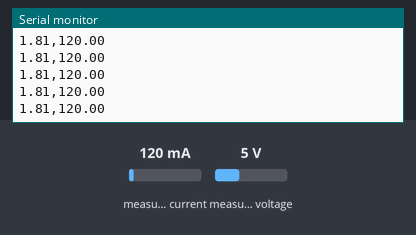
This sketch was run on a simulated Arduino Uno, built with avr-gcc and run on an emulated ATmega328P. Shown: the last lines printed to the serial monitor. The test bench sets the inputs (shaded band); at power-on: measured current 120 mA, measured voltage 5 V.

Above: at 1.2 s.
1.3 s: measured current set to 40 mA
At 1.39 s:
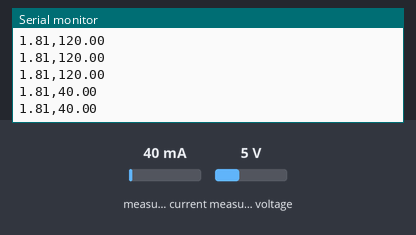
2.8 s: measured voltage set to 0.3 V
At 2.84 s:
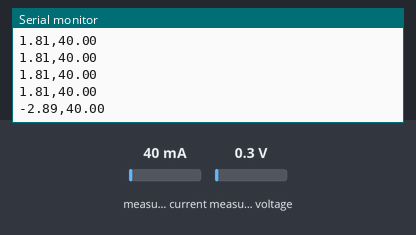
4.3 s: measured current set to 500 mA
At 4.36 s:
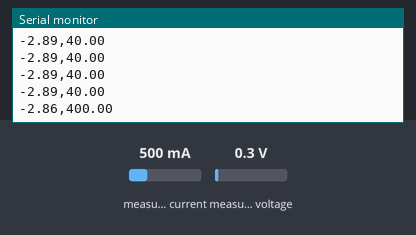
Timing chart, 0 to 7.3 s (numbered marks = the images above; inputs shaded):
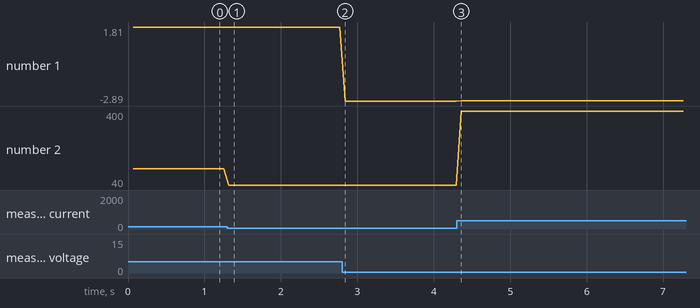

The sketch:

Tracer_Arduino_Firmware.ino
```cpp
#include <Wire.h>
#include <Adafruit_MCP4725.h>
#include <Adafruit_INA219.h>

// Declare object variables.
Adafruit_MCP4725 dac;
Adafruit_INA219  ina219;

// Set physical constants.
const float max_voltage =  1.200;
const float min_voltage = -1.800;
const float gnd_voltage =  2.498 + 0.70;

void setup() {
  // Initialize DAC
  dac.begin(0x62);

  // Initialize current sensor
  ina219.begin();

  // Set to 0 - 400 mA mode.
  ina219.setCalibration_16V_400mA();

  // Initialize serial communications.
  Serial.begin(115200);
}

float set_voltage(float voltage){
  // Sets the DAC to produce a `voltage` across the device-under-test. //

  // Check that set voltage is within allowable range.
  if ((voltage > max_voltage) || (voltage < min_voltage)){
    Serial.println("ERROR: Voltage out of allowable range.");
    return 0;
  }

  // Convert voltage setting to bits.
  float dac_voltage = voltage + gnd_voltage;
  float dac_setting = imap(dac_voltage, 0.000, 5.000, 0.00, 4096.00);

  // Send setting to DAC.
  dac.setVoltage((int) dac_setting, false);
}

float imap(float x, float in_min, float in_max, float out_min, float out_max){
  // Scale `x` from range `in_min`-`in_max` to range `out_min`-`out-max`. //

  return (x - in_min) * (out_max - out_min) / (in_max - in_min) + out_min;
}

void loop() {
  for (float v = min_voltage; v < max_voltage; v += 0.001){

    // Set the voltage on the DUT.
    set_voltage(v);                                  delay(50);

    // Measure the current.
    float c = ina219.getCurrent_mA();                delay(5);
    float s = ina219.getShuntVoltage_mV() / 1000.0;  delay(5);
    float b = ina219.getBusVoltage_V();

    // Plot.
    Serial.print(s + b - gnd_voltage);
    Serial.print(',');
    Serial.print(c);
    Serial.print('\n');
  }
}
```

Measured:
- after the input at 1.3 s, the serial monitor: prints a new line at once (image 1)
- after the input at 2.8 s, the serial monitor: prints a new line at once (image 2)
- after the input at 4.3 s, the serial monitor: prints a new line after 0.06 s (image 3)
- plotted number 1: 1.81 → -2.89 after the input at 2.8 s, -2.89 → -2.86 after the input at 4.3 s
- plotted number 2: 120 → 40 after the input at 1.3 s, 40 → 400 after the input at 4.3 s
